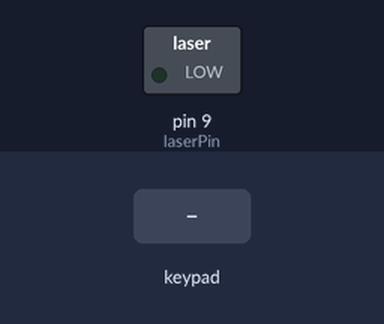
A sketch run on a simulated Arduino Uno, built with avr-gcc and run on an emulated ATmega328P. Parts: switched loads named in the sketch (green lamp = pin HIGH). The test bench sets the inputs (shaded band).

Above: at 3.4 s.
3.5 s: keypad keys 2 3 4 5 A pressed 0.4 s apart
At 4.3 s:
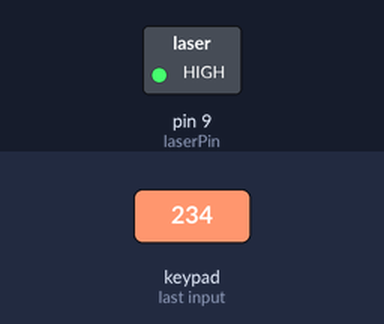
7.0 s: key '1' pressed
10.0 s: key '3' pressed
At 12.8 s:
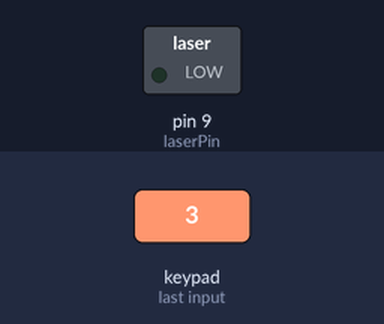
Timing chart, 0 to 14.0 s (numbered marks = the images above; inputs shaded):
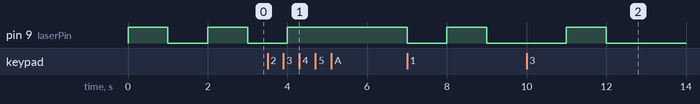

Measured:
- after the input at 3.5 s, pin 9 (laserPin): LOW → HIGH after 0.50 s
- after the input at 10.0 s, pin 9 (laserPin): LOW → HIGH after 1.0 s, → LOW 1.0 s later

The sketch:

tx24.ino
```cpp
#include <Keypad.h>

const int ldrPin = A0;

int threshold = 500;
byte b = 'h';
const byte ROWS = 4; //four rows
const byte COLS = 4; //four columns
char hexaKeys[ROWS][COLS] = {
  {'0','1','2','3'},
  {'4','5','6','7'},
  {'8','9','A','B'},
  {'C','D','E','F'}
};
byte rowPins[ROWS] = {2, 3, 4, 5}; //connect to the row pinouts of the keypad
byte colPins[COLS] = {6, 7, 8, 10}; //connect to the column pinouts of the keypad

//initialize an instance of class NewKeypad
Keypad customKeypad = Keypad( makeKeymap(hexaKeys), rowPins, colPins, ROWS, COLS);

const int laserPin = 9;
void setup() {
  // put your setup code here, to run once:
  setupTimer1();
  pinMode(ldrPin, INPUT);
  pinMode(laserPin, OUTPUT);
  Serial.begin(500000);
}

void loop() {
  // put your main code here, to run repeatedly:
  char customKey = customKeypad.getKey();

  if (customKey){
    b = customKey;
  }

}


void setupTimer1() {
  cli();

  TCCR1A = 0;
  TCCR1B = 0;
  TCNT1 = 0;

  OCR1A = 62499;
  TCCR1B |= (1 << WGM12);
  TCCR1B |= (1 << CS12);
  TIMSK1 |= (1 << OCIE1A);

  sei();
}

//
// Interrupt Service routine
//

ISR(TIMER1_COMPA_vect) {
  static int count = 1;
//  Serial.println(b&1);
  if (b != 0){
    if (count<5){
      digitalWrite(laserPin, count%2);
      count++;
    }
    else if(count<13){
        if (b&1) {
        PORTB |= (1 << PB1);    // Pin 9 HIGH
      } else {
        PORTB &= ~(1 << PB1);   // Pin 9 LOW
      }
      b = b>>1;
      count++;
        if (count == 13){
          b = 0;
          count = 1;
        }
    }
  //  else{
  //    b = 'h';
  //    count = 0;
  //  }
  }
  else{
    digitalWrite(laserPin, LOW);
  }
}
```
